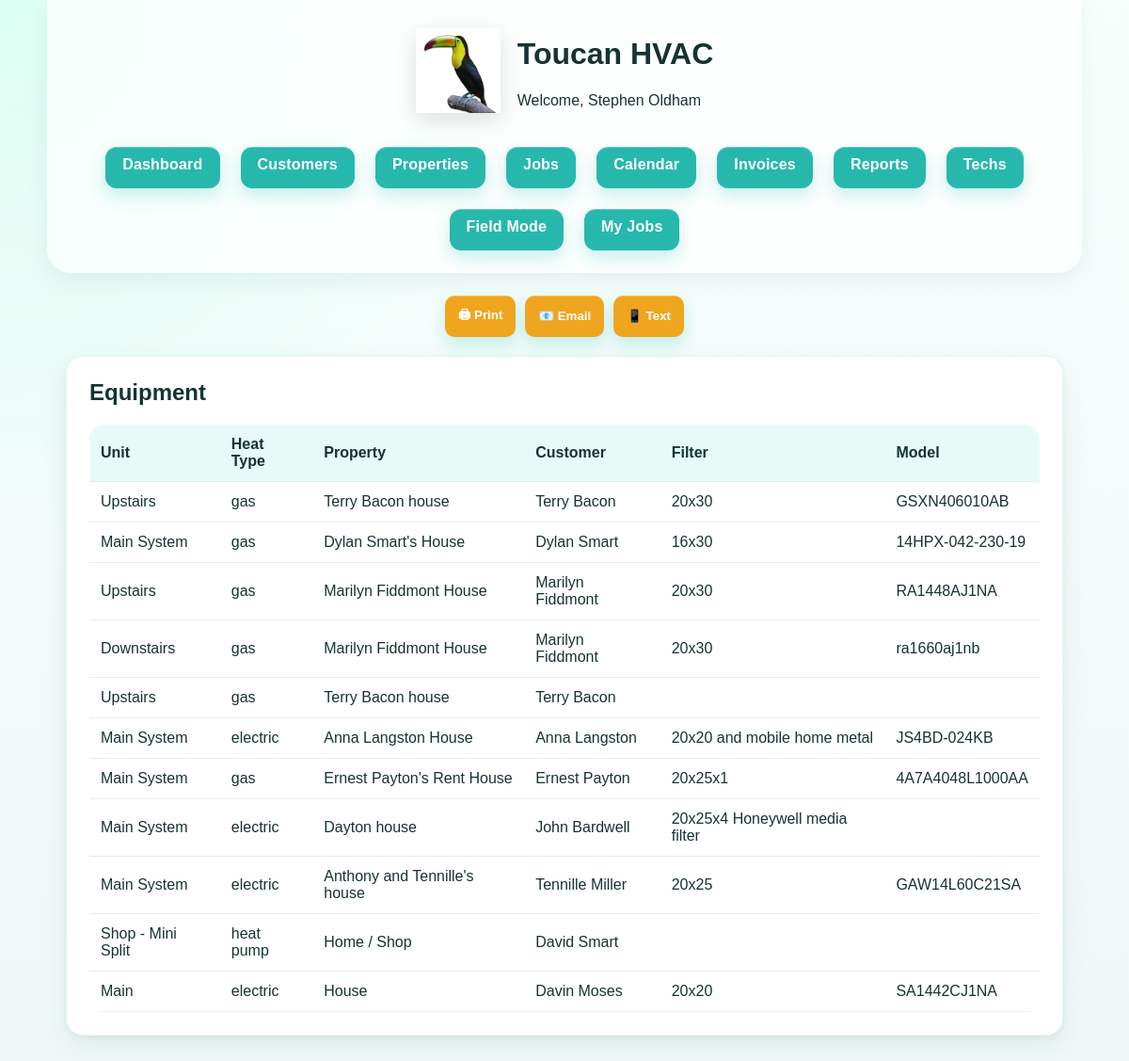
The app's page /equipment (signed in) with its own data.
### app.py (models this page shows, shortened)
class User(db.Model):
    id = db.Column(db.Integer, primary_key=True)
    name = db.Column(db.String(120), nullable=False)
    email = db.Column(db.String(120), unique=True, nullable=False)
    password_hash = db.Column(db.String(255), nullable=False)
    role = db.Column(db.String(50), default="admin", nullable=False)

class Equipment(db.Model):
    id = db.Column(db.Integer, primary_key=True)
    property_id = db.Column(db.Integer, db.ForeignKey("property.id"), nullable=False)
    unit_name = db.Column(db.String(120), nullable=False)
    heat_type = db.Column(db.String(50))
    filter_size = db.Column(db.String(50))
    model_number = db.Column(db.String(120))
    serial_number = db.Column(db.String(120))
    notes = db.Column(db.Text)
    furnace_model = db.Column(db.String(120))
    furnace_serial = db.Column(db.String(120))
    evaporator_model = db.Column(db.String(120))
    evaporator_serial = db.Column(db.String(120))
    condenser_model = db.Column(db.String(120))
    condenser_serial = db.Column(db.String(120))
    air_handler_model = db.Column(db.String(120))
    air_handler_serial = db.Column(db.String(120))

class Property(db.Model):
    id = db.Column(db.Integer, primary_key=True)
    property_name = db.Column(db.String(120), nullable=False)
    address = db.Column(db.String(200), nullable=False)
    customer_id = db.Column(db.Integer, db.ForeignKey("customer.id"), nullable=False)

class Customer(db.Model):
    id = db.Column(db.Integer, primary_key=True)
    first_name = db.Column(db.String(120), nullable=False)
    last_name = db.Column(db.String(120), nullable=False)
    phone = db.Column(db.String(50))
    email = db.Column(db.String(120))

### app.py (the view)
@app.route("/equipment")
@admin_required
@login_required
def equipment():
    equipment_list = Equipment.query.order_by(Equipment.id.desc()).all()
    rows = []
    for item in equipment_list:
        prop = Property.query.get(item.property_id)
        customer = Customer.query.get(prop.customer_id) if prop else None
        rows.append({"equipment": item, "property": prop, "customer": customer})
    return render_template("equipment.html", user=current_user(), rows=rows)

### app.py (called while the page is built)
def current_user():
    user_id = session.get("user_id")
    if not user_id:
        return None
    return db.session.get(User, user_id)

def admin_required(f):
    from functools import wraps
    @wraps(f)
    def wrapper(*args, **kwargs):
        user = current_user()
        if user.role != "admin":
            flash("Access denied")
            return redirect("/my-jobs")
        return f(*args, **kwargs)
    return wrapper

def login_required(f):
    @wraps(f)
    def wrapper(*args, **kwargs):
        if not current_user():
            flash("Please log in.")
            return redirect(url_for("login"))
        return f(*args, **kwargs)
    return wrapper

### templates/equipment.html
{% extends "base.html" %}
{% block content %}
<section class="card">
  <h2>Equipment</h2>
  <table>
    <thead>
      <tr>
        <th>Unit</th>
        <th>Heat Type</th>
        <th>Property</th>
        <th>Customer</th>
        <th>Filter</th>
        <th>Model</th>
      </tr>
    </thead>
    <tbody>
      {% for row in rows %}
      <tr>
        <td>{{ row.equipment.unit_name }}</td>
        <td>{{ row.equipment.heat_type or "" }}</td>
        <td>{{ row.property.property_name if row.property else "" }}</td>
        <td>
          {% if row.customer %}
            {{ row.customer.first_name }} {{ row.customer.last_name }}
          {% endif %}
        </td>
        <td>{{ row.equipment.filter_size or "" }}</td>
        <td>{{ row.equipment.model_number or "" }}</td>
      </tr>
      {% else %}
      <tr><td colspan="6">No equipment yet.</td></tr>
      {% endfor %}
    </tbody>
  </table>
</section>
{% endblock %}

### templates/base.html (shortened to what this page needs)
<!doctype html>
<html>
<head>
  <link rel="stylesheet" href="{{ url_for('static', filename='style.css') }}">
</head>
<body>
<header class="main-header">
  <div class="logo-area">
    <img src="/static/logo.png" class="logo">
    <div>
      <h1>Toucan HVAC</h1>
      <p>Welcome, {{ user.name if user else "Toucan HVAC" }}</p>
    </div>
  </div>
<div class="nav-row">
  <a class="nav-pill" href="/">Dashboard</a>
  {% if user and user.role == "admin" %}
    <a class="nav-pill" href="/customers">Customers</a>
    <a class="nav-pill" href="/properties">Properties</a>
    <a class="nav-pill" href="/service-jobs">Jobs</a>
    <a class="nav-pill" href="/calendar">Calendar</a>
    <a class="nav-pill" href="/invoice-center">Invoices</a>
    <a class="nav-pill" href="/reports">Reports</a>
    <a class="nav-pill" href="/technicians">Techs</a>
  {% endif %}
  <a class="nav-pill" href="/tech-mobile">Field Mode</a>
  <a class="nav-pill" href="/my-jobs">My Jobs</a>
</div>
</header>
  <main class="page-wrap">
<div class="page-tools">
  <button onclick="window.print()">🖨 Print</button>
  <button onclick="emailPage()">📧 Email</button>
  <button onclick="textPage()">📱 Text</button>
</div>
{% block content %}{% endblock %}
  </main>
</body>
</html>

### static/style.css (style rules this page uses)
body { margin: 0; font-family: Arial, sans-serif; background: #f4f7f8; color: #1f2937; }
.logo { height: 44px; }
.page-wrap { max-width: 1100px; margin: 30px auto; padding: 0 16px; }
.card, .hero-card, .stat-card { background: white; border-radius: 16px; padding: 20px; margin-bottom: 20px; box-shadow: 0 8px 20px rgba(0,0,0,0.08); }
table { width: 100%; border-collapse: collapse; }
th, td { padding: 12px; border-bottom: 1px solid #e5e7eb; }
button, input[type="submit"], .button, .btn { background: #f0a51f !important; color: white !important; border: none !important; border-radius: 10px !important; font-weight: 900 !important; }
.page-tools { display: flex; justify-content: flex-end; gap: 10px; margin-bottom: 15px; }
.page-tools button { background: #27b8ad; color: white; border: none; border-radius: 8px; padding: 8px 14px; font-weight: bold; cursor: pointer; }
.nav-pill { display: inline-block !important; background: #27b8ad !important; color: white !important; padding: 10px 18px !important; border-radius: 12px !important; text-decoration: none !important; font-weight: 900 !important; margin: 6px !important; }
.container, main { max-width: 1100px; margin: 0 auto; padding: 20px; }
.logo, .header-logo { max-width: 90px; height: auto; }
.card { background: white; border-radius: 18px; padding: 24px; margin: 20px auto; box-shadow: 0 4px 16px rgba(0,0,0,0.08); }
.main-header { max-width: 1100px; margin: 0 auto 24px auto; padding: 18px 20px; }
.logo-area { display: flex; align-items: center; justify-content: center; gap: 18px; text-align: left; margin-bottom: 18px; }
.logo-area .logo { width: 95px; height: auto; }
.nav-row { width: 100%; display: flex; flex-wrap: wrap; justify-content: center; gap: 10px; }
.nav-pill { display: inline-flex; align-items: center; justify-content: center; padding: 10px 16px; border-radius: 999px; background: #27bdb3; color: white; font-weight: 700; text-decoration: none; }
.page-wrap { max-width: 1100px; margin: 0 auto; padding: 0 20px 40px 20px; }
.page-tools { display: flex; justify-content: center; gap: 10px; margin: 10px auto 20px auto; flex-wrap: wrap; }
* { box-sizing: border-box; }
body { margin: 0; background: #f4fbfa; color: #163333; }
a { -webkit-tap-highlight-color: transparent; }
.card, .dashboard-hero, .dash-card { border: 1px solid rgba(0,0,0,0.04); }
.card h1, .card h2, .dashboard-hero h1 { margin-top: 0; }
button, .action-btn, .nav-pill, input[type="submit"] { cursor: pointer; min-height: 44px; }
table { width: 100%; border-collapse: collapse; background: white; border-radius: 16px; overflow: hidden; }
th, td { padding: 12px; border-bottom: 1px solid #e5eeee; text-align: left; }
th { background: #e6fbf7; }
:root { --toucan-teal: #27bdb3; --toucan-teal-dark: #168f88; --toucan-gold: #f5a313; --soft-bg: #f3fbfa; --ink: #173b3b; }
body { background: radial-gradient(circle at top left, rgba(127,255,212,0.22), transparent 35%), linear-gradient(180deg, #f7fffd 0%, #eef8f7 100%); }
.card, .dash-card, .mobile-action-card, .mobile-job-card, .customer-list-card, .equipment-card, .photo-card { border: 1px solid rgba(39,189,179,0.12); box-shadow: 0 10px 28px rgba(9, 74, 70, 0.08), 0 2px 6px rgba(9, 74, 70, 0.05); transition: transform 0.18s ease, box-shadow 0.18s ease; }
.action-btn, .nav-pill, button, input[type="submit"], .invoice-action-link { border: none; background: linear-gradient(135deg, var(--toucan-teal), var(--toucan-teal-dark)); color: white; box-shadow: 0 8px 18px rgba(39,189,179,0.25), inset 0 1px 0 rgba(255,255,255,0.25); transition: transform 0.15s ease, box-shadow 0.15s ease, opacity 0.15s ease; }
.main-header { background: rgba(255,255,255,0.72); backdrop-filter: blur(10px); border-radius: 0 0 26px 26px; box-shadow: 0 8px 26px rgba(9,74,70,0.07); }
.logo-area .logo { filter: drop-shadow(0 8px 12px rgba(0,0,0,0.12)); }
.nav-pill { letter-spacing: 0.2px; }

### records on screen
User: name "Stephen Oldham"
Equipment: equipment.unit_name "Upstairs", equipment "gas", equipment "20x30", equipment "GSXN406010AB"
Property: property "Terry Bacon house" "Terry Bacon house"
Customer: customer.first_name "Terry" "Terry", customer.last_name "Bacon" "Bacon"
Equipment: equipment.unit_name "Main System", equipment "gas", equipment "16x30", equipment "14HPX-042-230-19"
Property: property "Dylan Smart's House"
Customer: customer.first_name "Dylan", customer.last_name "Smart"
Equipment: equipment.unit_name "Upstairs", equipment "gas", equipment "20x30", equipment "RA1448AJ1NA"
Property: property "Marilyn Fiddmont House" "Marilyn Fiddmont House"
Customer: customer.first_name "Marilyn" "Marilyn", customer.last_name "Fiddmont" "Fiddmont"
Equipment: equipment.unit_name "Downstairs", equipment "gas", equipment "20x30", equipment "ra1660aj1nb"
Equipment: equipment.unit_name "Upstairs", equipment "gas"
Equipment: equipment.unit_name "Main System", equipment "electric", equipment "20x20 and mobile home metal", equipment "JS4BD-024KB"
Property: property "Anna Langston House"
Customer: customer.first_name "Anna", customer.last_name "Langston"
Equipment: equipment.unit_name "Main System", equipment "gas", equipment "20x25x1", equipment "4A7A4048L1000AA"
Property: property "Ernest Payton's Rent House"
Customer: customer.first_name "Ernest", customer.last_name "Payton"
Equipment: equipment.unit_name "Main System", equipment "electric", equipment "20x25x4 Honeywell media filter"
Property: property "Dayton house"
Customer: customer.first_name "John", customer.last_name "Bardwell"
Equipment: equipment.unit_name "Main System", equipment "electric", equipment "20x25", equipment "GAW14L60C21SA"
Property: property "Anthony and Tennille's house"
Customer: customer.first_name "Tennille", customer.last_name "Miller"
Equipment: equipment.unit_name "Shop - Mini Split", equipment "heat pump"
Property: property "Home / Shop"
Customer: customer.first_name "David", customer.last_name "Smart"
Equipment: equipment.unit_name "Main", equipment "electric", equipment "20x20", equipment "SA1442CJ1NA"
Property: property "House"
Customer: customer.first_name "Davin", customer.last_name "Moses"
